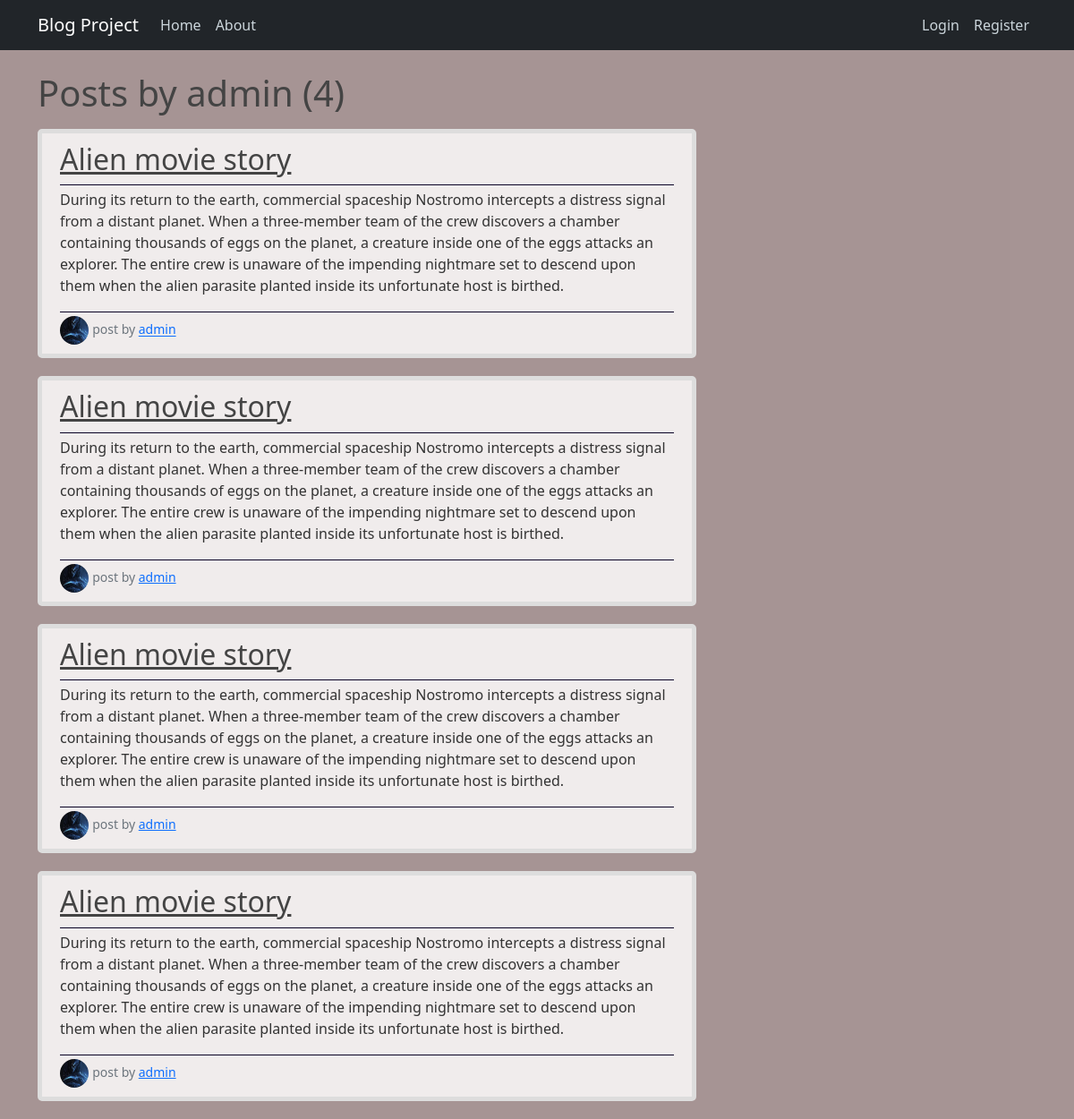
Screenshot of /user/admin with the database file from the repository.
### core_blog/models.py (models this page shows, shortened)
class PostModel(models.Model):
    title = models.CharField(max_length=100)
    content = models.TextField(max_length=4000)
    date_posted = models.DateTimeField(default=timezone.now) #referencia hivatkozás
    author = models.ForeignKey(User, on_delete=models.DO_NOTHING)
    class Meta:
        db_table = 'posts'

### user_registration/models.py (models this page shows, shortened)
class ProfileModel(models.Model):
    user = models.OneToOneField(User,on_delete=models.CASCADE)
    image = models.ImageField(default='profile_pics/default.jpg', upload_to='profile_pics')
    class Meta:
        db_table = 'profile'

### core_blog/views.py (the view)
# urls.py: path('user/<str:username>', UserPostListView.as_view(), name='user-posts'),
class UserPostListView(ListView):
    model = PostModel
    template_name = 'blog/user_posts.html'
    context_object_name = 'posts'
    paginate_by = 5
    def get_queryset(self):
        user = get_object_or_404(User, username=self.kwargs.get('username'))
        return PostModel.objects.filter(author=user).order_by('-date_posted')

### templates/blog/user_posts.html (shortened to what this page needs)
{% extends 'base/base.html' %}
{% block content %}
    <h1 class="mb-3">Posts by {{ view.kwargs.username }} ({{ page_obj.paginator.count }})</h1>
    {% for post in posts%}
        <article class="media content-section">
            <div class="article-metadata">
                <h2><a href="{% url 'post-detail' post.id %}" class="article-title">{{ post.title }}</a></h2>
            </div>
            <div class="article-metadata">
                <p>{{ post.content }}</p>
            </div>
            <div>
                <img class="rounded-circle article-img" src="{{ post.author.profilemodel.image.url }}">
                <small class="text-muted"> post by <a class="mr-2" href="{% url 'user-posts' post.author.username %}">{{ post.author }}</a></small>
            </div>
        </article>
    {% endfor %}
{% endblock %}

### static/main.css (style rules this page uses)
body { background: #a69494; color: #333333; margin-top: 5rem; }
h1, h2, h3, h4, h5, h6 { color: #444444; }
.content-section { background: #f0ecec; padding: 10px 20px; border: 5px solid #dddddd; border-radius: 5px; margin-bottom: 20px; }
.article-title { color: #444444; }
.article-img { height: 32px; width: 32px; }
.article-metadata { padding-bottom: 1px; margin-bottom: 4px; border-bottom: 1px solid #090225 }

### rows the page displays
PostModel: title "Alien movie story", content "During its return to the earth, commercial spaceship Nostromo intercepts a distress signal from a distant planet. When a three-member team of the crew discovers a chamber containing thousands of eggs on the planet, a creature inside one of the eggs attacks an explorer. The entire crew is unaware of the impending nightmare set to descend upon them when the alien parasite planted inside its unfortunate host is birthed.", author.profilemodel.image (picture), author "admin"
PostModel: title "Alien movie story", content "During its return to the earth, commercial spaceship Nostromo intercepts a distress signal from a distant planet. When a three-member team of the crew discovers a chamber containing thousands of eggs on the planet, a creature inside one of the eggs attacks an explorer. The entire crew is unaware of the impending nightmare set to descend upon them when the alien parasite planted inside its unfortunate host is birthed.", author.profilemodel.image (picture), author "admin"
PostModel: title "Alien movie story", content "During its return to the earth, commercial spaceship Nostromo intercepts a distress signal from a distant planet. When a three-member team of the crew discovers a chamber containing thousands of eggs on the planet, a creature inside one of the eggs attacks an explorer. The entire crew is unaware of the impending nightmare set to descend upon them when the alien parasite planted inside its unfortunate host is birthed.", author.profilemodel.image (picture), author "admin"
PostModel: title "Alien movie story", content "During its return to the earth, commercial spaceship Nostromo intercepts a distress signal from a distant planet. When a three-member team of the crew discovers a chamber containing thousands of eggs on the planet, a creature inside one of the eggs attacks an explorer. The entire crew is unaware of the impending nightmare set to descend upon them when the alien parasite planted inside its unfortunate host is birthed.", author.profilemodel.image (picture), author "admin"

### other values shown
{{ view.kwargs.username }} "admin"
{{ page_obj.paginator.count }} "4"
